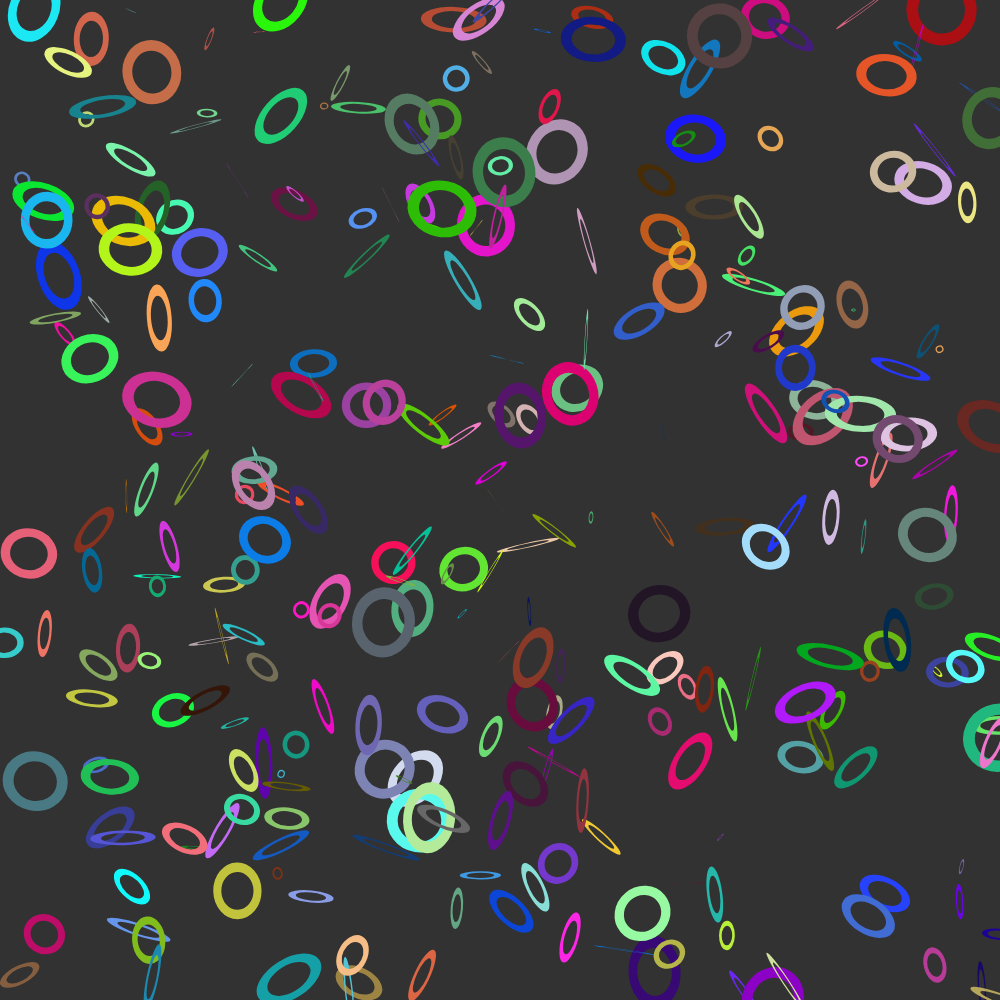
Frame 1 (no input)
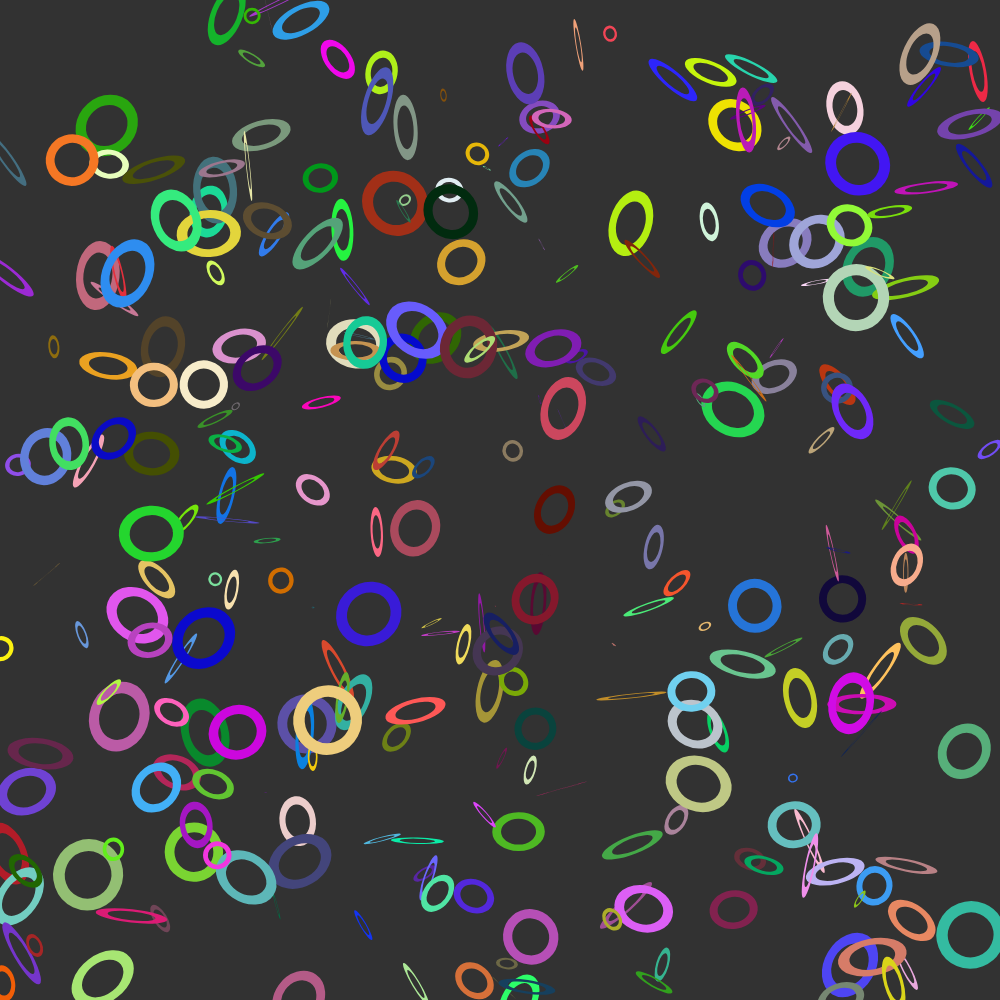
Frame 2 (the mouse pressed at the canvas centre, redrawn once)

The p5.js sketch that drew these frames (run headless with seeded random() and noise() and a simulated clock; the mouse was pressed at the canvas centre and the sketch redrawn once):

// p5.js sketch
// ── sketch.js
//https://github.com/stavrosdidakis/DAT-GAD-405_2017
//https://p5js.org

//DAT405 / GAD405
//06_Exercise02 - Geometric Universe
function setup() {
  createCanvas(1000, 1000);
strokeWeight(8);
noLoop();
noFill();

}

function draw() {
  background(50);
  //Create 300 shares using the for-loop
  for (var i = 0; i < 300; i++) {
  	//...code here
    push();

      translate(random(width),random(height));
      rotate(random(2*PI));
      scale(random(1.5),random(1.5));
      stroke(random(255),random(255),random(255));
      ellipse(0,0,40,40);
    pop();

  }
}
